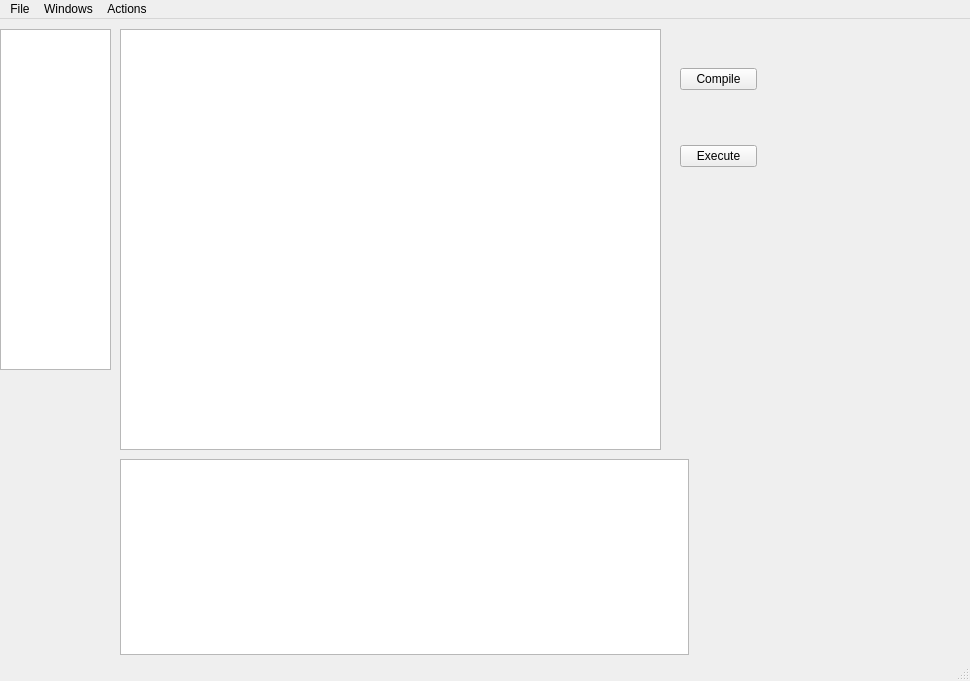
<?xml version="1.0" encoding="UTF-8"?>
<ui version="4.0">
 <class>MainWindow</class>
 <widget class="QMainWindow" name="MainWindow">
  <property name="geometry">
   <rect>
    <x>0</x>
    <y>0</y>
    <width>970</width>
    <height>681</height>
   </rect>
  </property>
  <property name="windowTitle">
   <string>MainWindow</string>
  </property>
  <widget class="QWidget" name="centralwidget">
   <widget class="QListWidget" name="LWTargetFiles">
    <property name="geometry">
     <rect>
      <x>0</x>
      <y>10</y>
      <width>111</width>
      <height>341</height>
     </rect>
    </property>
   </widget>
   <widget class="QWidget" name="layoutWidget">
    <property name="geometry">
     <rect>
      <x>680</x>
      <y>0</y>
      <width>77</width>
      <height>197</height>
     </rect>
    </property>
    <layout class="QVBoxLayout" name="verticalLayout_2">
     <item>
      <widget class="QPushButton" name="BTNCompile">
       <property name="text">
        <string>Compile</string>
       </property>
      </widget>
     </item>
     <item>
      <widget class="QPushButton" name="BTNExecute">
       <property name="text">
        <string>Execute</string>
       </property>
      </widget>
     </item>
    </layout>
   </widget>
   <widget class="QTextEdit" name="consoleTextEdit">
    <property name="geometry">
     <rect>
      <x>120</x>
      <y>440</y>
      <width>569</width>
      <height>196</height>
     </rect>
    </property>
    <property name="readOnly">
     <bool>true</bool>
    </property>
   </widget>
   <widget class="QTextEdit" name="textEdit">
    <property name="geometry">
     <rect>
      <x>120</x>
      <y>10</y>
      <width>541</width>
      <height>421</height>
     </rect>
    </property>
    <property name="acceptRichText">
     <bool>false</bool>
    </property>
   </widget>
  </widget>
  <widget class="QMenuBar" name="menubar">
   <property name="geometry">
    <rect>
     <x>0</x>
     <y>0</y>
     <width>970</width>
     <height>21</height>
    </rect>
   </property>
   <widget class="QMenu" name="menuFile">
    <property name="title">
     <string>File</string>
    </property>
    <addaction name="actionNew_Temporary_File"/>
    <addaction name="actionNew"/>
    <addaction name="actionOpen"/>
    <addaction name="actionSave"/>
   </widget>
   <widget class="QMenu" name="menuWindows">
    <property name="title">
     <string>Windows</string>
    </property>
    <addaction name="actionShow_opened_files"/>
    <addaction name="actionShow_console_output"/>
    <addaction name="actionEdit_execution_map"/>
   </widget>
   <widget class="QMenu" name="menuActions">
    <property name="title">
     <string>Actions</string>
    </property>
    <addaction name="actionCompile"/>
    <addaction name="actionExecute"/>
   </widget>
   <addaction name="menuFile"/>
   <addaction name="menuWindows"/>
   <addaction name="menuActions"/>
  </widget>
  <widget class="QStatusBar" name="statusbar"/>
  <action name="actionOpen">
   <property name="text">
    <string>Open</string>
   </property>
  </action>
  <action name="actionSave">
   <property name="text">
    <string>Save</string>
   </property>
  </action>
  <action name="actionNew">
   <property name="text">
    <string>New</string>
   </property>
  </action>
  <action name="actionNew_Temporary_File">
   <property name="text">
    <string>New Temporary File</string>
   </property>
  </action>
  <action name="actionShow_opened_files">
   <property name="text">
    <string>Show opened files</string>
   </property>
  </action>
  <action name="actionShow_console_output">
   <property name="text">
    <string>Show console output</string>
   </property>
  </action>
  <action name="actionCompile">
   <property name="text">
    <string>Compile - CTRL + E</string>
   </property>
  </action>
  <action name="actionExecute">
   <property name="text">
    <string>Execute - CTRL + R</string>
   </property>
  </action>
  <action name="actionEdit_execution_map">
   <property name="text">
    <string>Edit execution map</string>
   </property>
  </action>
 </widget>
 <resources/>
 <connections/>
</ui>
